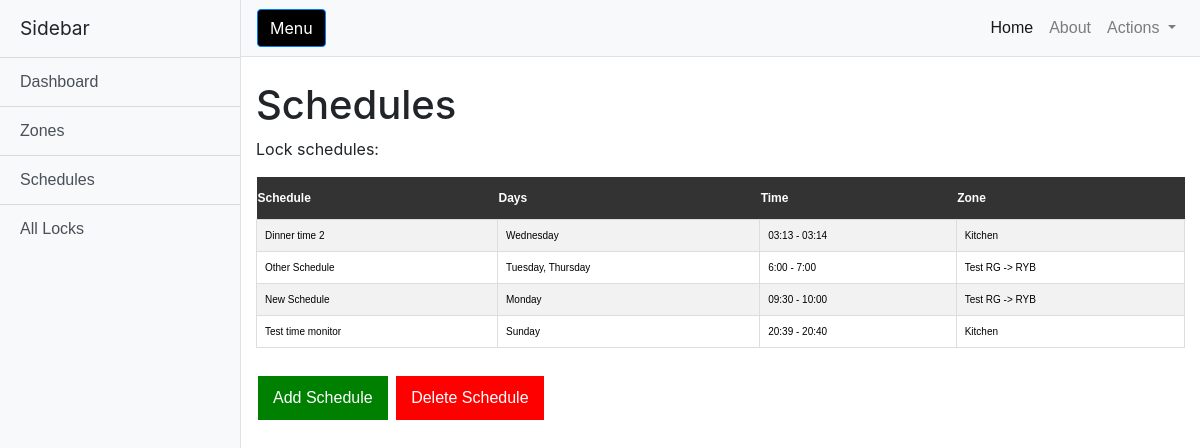
The page /schedules on the database as committed earlier.
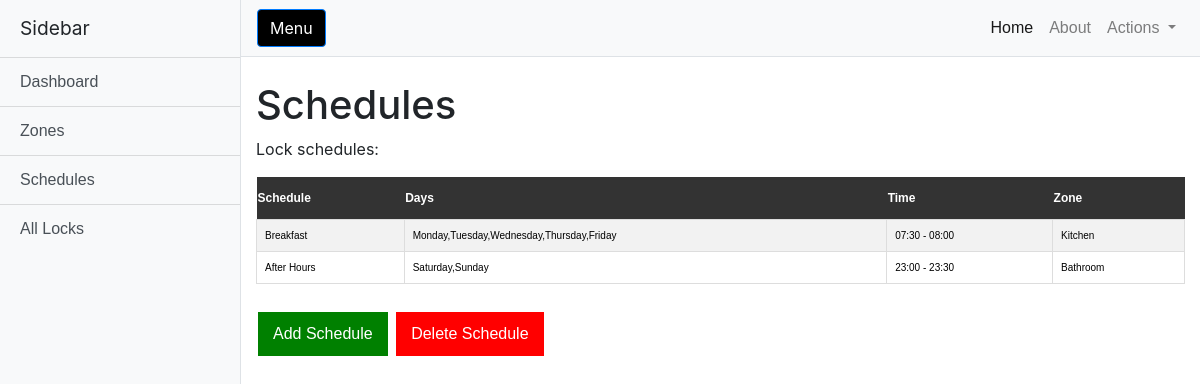
The same page on the database as committed later.
### dbschema.py (models this page shows)
class Schedule(db.Model):
    id = db.Column(db.Integer, primary_key=True)
    schedule_name = db.Column(db.String(20))
    date = db.Column(db.String(20))
    time = db.Column(db.String(20))
    zone_id= db.Column(db.Integer, db.ForeignKey('zone.id'))

class Zone(db.Model):
    id = db.Column(db.Integer, primary_key=True)
    zone_name=db.Column(db.String(20))
    locks = db.relationship('Lock', backref='in_zone')
    schedule = db.relationship('Schedule', backref='zone',uselist=False)

### webapp/webapprun.py (the view)
@app.route('/schedules')
def schedules():
	schedules = Schedule.query.all()
	zones = Zone.query.all()
	zone_name = []
	for i in zones:
		zone_name.append(i.zone_name)
	return render_template("schedules.html", title = 'All Schedules', schedules = schedules, zones = zone_name)

### webapp/templates/schedules.html (shortened to what this page needs)
<!DOCTYPE html>
<html lang="en">
<head>
  <link href="../static/vendor/bootstrap/css/bootstrap.min.css" rel="stylesheet">
  <link href="../static/css/simple-sidebar.css" rel="stylesheet">
</head>
<body>
  <div class="d-flex" id="wrapper">
    <div class="bg-light border-right" id="sidebar-wrapper">
      <div class="sidebar-heading">Sidebar </div>
      <div class="list-group list-group-flush">
        <a href="/" class="list-group-item list-group-item-action bg-light">Dashboard</a>
        <a href="zones" class="list-group-item list-group-item-action bg-light">Zones</a>
        <a href="schedules" class="list-group-item list-group-item-action bg-light">Schedules</a>
        <a href="all_locks" class="list-group-item list-group-item-action bg-light">All Locks</a>
      </div>
    </div>
    <div id="page-content-wrapper">
      <nav class="navbar navbar-expand-lg navbar-light bg-light border-bottom">
        <button class="btn btn-primary" id="menu-toggle" style= "background-color:black">Menu</button>
        <div class="collapse navbar-collapse" id="navbarSupportedContent">
          <ul class="navbar-nav ml-auto mt-2 mt-lg-0">
            <li class="nav-item active">
              <a class="nav-link" href="#">Home <span class="sr-only">(current)</span></a>
            </li>
            <li class="nav-item">
              <a class="nav-link" href="#">About</a>
            </li>
            <li class="nav-item dropdown">
              <a class="nav-link dropdown-toggle" href="#" id="navbarDropdown" role="button" data-toggle="dropdown" aria-haspopup="true" aria-expanded="false">
                Actions
              </a>
            </li>
          </ul>
        </div>
      </nav>
      <div class="container-fluid">
        <h1 class="mt-4">Schedules</h1>
        <p>Lock schedules:</p>
        <table>
        <th>Schedule</th>
        <th>Days</th>
        <th>Time</th>
        <th>Zone</th>
          {% for schedule in schedules%}
          <tr>
            <td><a href = "{{url_for('Edit_schedule', e_schedule = schedule.schedule_name)}}"> {{schedule.schedule_name}}</a></td>
            <td><a href = "schedule" class= "button">{{schedule.date}}</a></td>
            <td><a href = "schedule" class= "button">{{schedule.time}}</a></td>
            <td><a href = "schedule" class = "button">{{zones[schedule.zone_id-1]}}</a></td>
          </tr>
          {% endfor %}
        </table>
        <br>
          <a href="/Add_schedule" class = "button2" style="background-color: green"> Add Schedule </a> <a href="/Delete_schedule" class = "button2" style="background-color: red"> Delete Schedule </a>
      </div>
    </div>
  </div>
</body>
</html>

### webapp/static/css/simple-sidebar.css (style rules this page uses)
body { overflow-x: hidden; }
#sidebar-wrapper { min-height: 100vh; margin-left: -15rem; -webkit-transition: margin .25s ease-out; -moz-transition: margin .25s ease-out; -o-transition: margin .25s ease-out; transition: margin .25s ease-out; }
#sidebar-wrapper .sidebar-heading { padding: 0.875rem 1.25rem; font-size: 1.2rem; }
#sidebar-wrapper .list-group { width: 15rem; }
#page-content-wrapper { min-width: 100vw; }
@media (min-width: 768px) { #sidebar-wrapper { margin-left: 0; } }
@media (min-width: 768px) { #page-content-wrapper { min-width: 0; width: 100%; } }

### webapp/templates/schedules.html (style rules this page uses)
body { height: 100%; width:100%; padding:0; margin:0; }
table { font-family: "Trebuchet MS", Arial, Helvetica, sans-serif; border-collapse: collapse; width: 100%; }
th { padding-top: 12px; padding-bottom: 12px; text-align:left; background-color:#333333; color:white; font-size:12px; }
tr:nth-child(even) { background-color: #f2f2f2; }
td { border: 1px solid #ddd; padding: 8px; font-size:10px; }
a { font-family: "Trebuchet MS", Arial, helvetica, sans-serif; color:black; }
.button2 { display: inline-block; background-color: #333333; color:white; padding: 10px 15px; text-align: center; text-decoration: none !important; display: inline-block; font-size: 16px; margin: 4px 2px; cursor: pointer; outline: none; }

Rows that differ between the two databases and show on the page:
removed Schedule: schedule_name "New Schedule", date "Monday", time "09:30 - 10:00", {{ zones[schedule.zone_id-1] }} "Test RG -> RYB"
removed Schedule: schedule_name "Test time monitor", date "Sunday", time "20:39 - 20:40", {{ zones[schedule.zone_id-1] }} "Kitchen"
changed Schedule: schedule_name "Dinner time 2" → "Breakfast"; date "Wednesday" → "Monday,Tuesday,Wednesday,Thursday,Friday"; time "03:13 - 03:14" → "07:30 - 08:00"
changed Schedule: schedule_name "Other Schedule" → "After Hours"; date "Tuesday, Thursday" → "Saturday,Sunday"; time "6:00 - 7:00" → "23:00 - 23:30"
changed Zone: zone_name "Test RG -> RYB" → "Bathroom"
